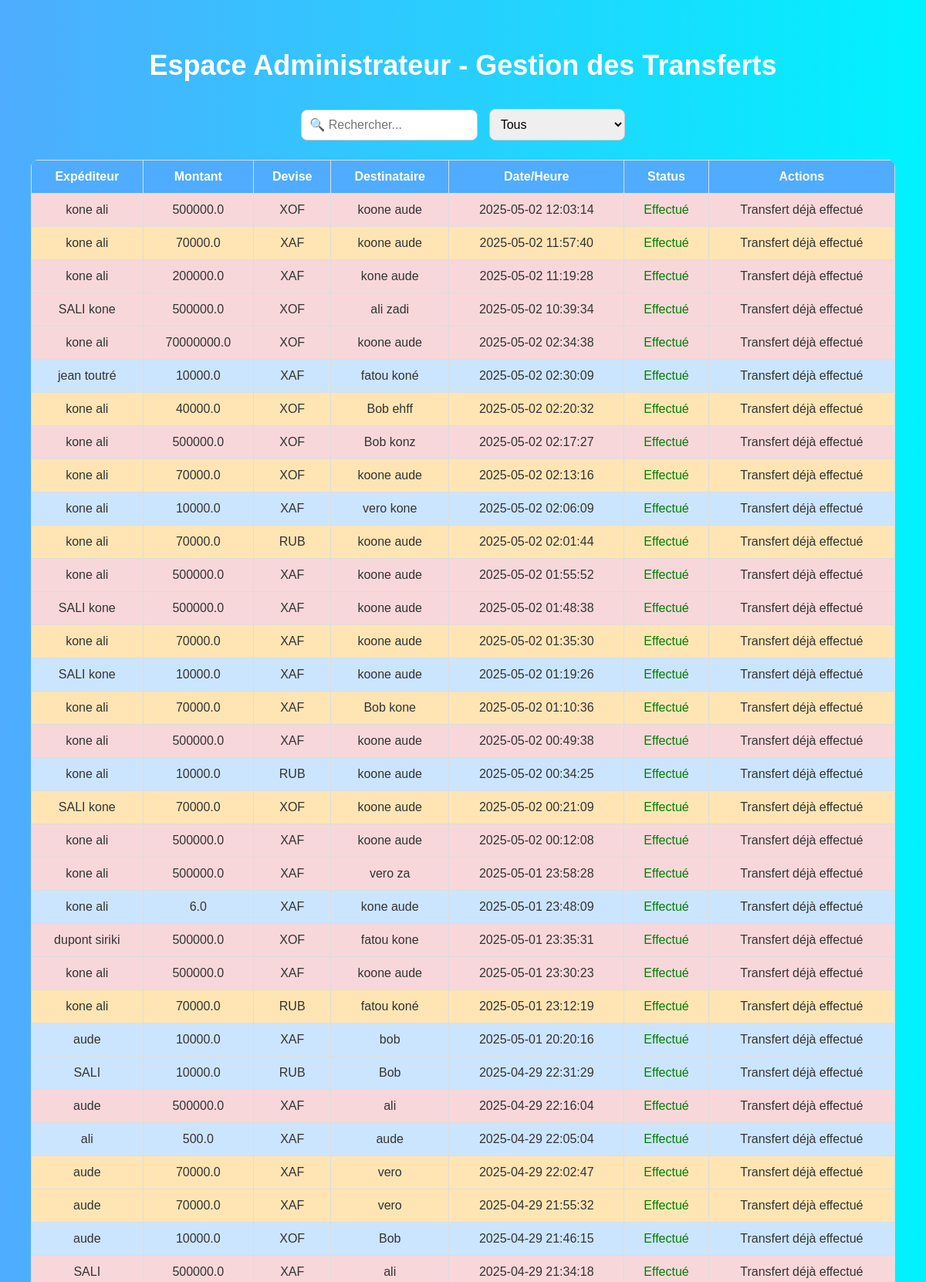
The page /admin_transferts (signed in, upper part) on the database its author committed.
### tables this page shows
CREATE TABLE pending_transfers (
            id INTEGER PRIMARY KEY AUTOINCREMENT,
            sender_name TEXT,
            sender_country TEXT,
            payment_method TEXT,
            amount REAL,
            total_with_fees REAL,
            currency TEXT,
            recipient_name TEXT,
            recipient_phone TEXT,
            recipient_operator TEXT,
            status TEXT DEFAULT 'en_attente',
            created_at TEXT
        , recipient_country TEXT, exchange_rate REAL, converted_amount REAL, numero_expediteur TEXT, currency_dest TEXT);

### app.py (the view)
@app.route('/admin_transferts')
def admin_transferts():
    if 'user_role' not in session or session['user_role'] != 'admin':
        return redirect(url_for('login'))
    conn = sqlite3.connect('transfert.db')
    conn.row_factory = sqlite3.Row
    c = conn.cursor()
    c.execute("SELECT * FROM pending_transfers ORDER BY created_at DESC")
    transferts = c.fetchall()
    conn.close()
    csrf_token = generate_csrf()  # 🔐 Génère le token manuellement
    return render_template('admin_transferts.html', transferts=transferts, csrf_token=csrf_token)

### templates/admin_transferts.html (shortened to what this page needs)
<!DOCTYPE html>
<html lang="fr">
<head>
</head>
<body>
<div class="admin-container">
  <h1 class="admin-title">Espace Administrateur - Gestion des Transferts</h1>
  <div class="search-bar">
    <input type="text" id="searchInput" onkeyup="filterTable()" placeholder="🔍 Rechercher...">
    <select id="statusFilter" onchange="filterTable()">
      <option value="tous">Tous</option>
    </select>
  </div>
  <table class="admin-table" id="transfertTable">
    <thead>
      <tr>
        <th>Expéditeur</th>
        <th>Montant</th>
        <th>Devise</th>
        <th>Destinataire</th>
        <th>Date/Heure</th>
        <th>Status</th>
        <th>Actions</th>
      </tr>
    </thead>
    <tbody>
      {% for transfert in transferts %}
      {% set montant = transfert.amount | float %}
      <tr class="{% if montant <= 30000 %}tr-blue{% elif montant <= 80000 %}tr-orange{% else %}tr-red{% endif %}">
        <td>{{ transfert.sender_name }}</td>
        <td>{{ transfert.amount }}</td>
        <td>{{ transfert.currency }}</td>
        <td>{{ transfert.recipient_name }}</td>
        <td>{{ transfert.created_at }}</td>
        <td>
          {% if transfert.status == 'en_attente' %}
            <span style="color: red;">En attente</span>
          {% elif transfert.status == 'paiement_confirme' %}
            <span style="color: orange;">Paiement confirmé</span>
          {% else %}
            <span style="color: green;">Effectué</span>
          {% endif %}
        </td>
        <td>
          {% if transfert.status in ['en_attente', 'paiement_confirme'] %}
            <button class="admin-button mark-button" data-id="{{ transfert.id }}">Marquer comme effectué</button>
          {% else %}
            <span>Transfert déjà effectué</span>
          {% endif %}
        </td>
      </tr>
      {% endfor %}
    </tbody>
  </table>
</div>
</body>
</html>

### templates/admin_transferts.html (style rules this page uses)
body { font-family: 'Arial', sans-serif; background: linear-gradient(to right, #4facfe, #00f2fe); margin: 0; padding: 0; color: #fff; }
.admin-container { padding: 20px; margin: 20px; }
.admin-title { font-size: 36px; color: #fff; text-align: center; margin-bottom: 30px; }
.search-bar { text-align: center; margin-bottom: 20px; }
.search-bar input, .search-bar select { padding: 10px; margin: 5px; font-size: 16px; border-radius: 8px; border: 1px solid #ccc; }
.admin-table { width: 100%; border-collapse: collapse; background-color: rgba(255,255,255,0.9); border-radius: 10px; overflow: hidden; }
.admin-table th, .admin-table td { padding: 12px; text-align: center; border: 1px solid #ddd; }
.admin-table th { background-color: #4facfe; color: white; }
.admin-table td { color: #333; }
.tr-blue { background-color: #cce5ff !important; }
.tr-orange { background-color: #ffe5b4 !important; }
.tr-red { background-color: #f8d7da !important; }

### rows shown on the page
pending_transfers: status "Effectué"
pending_transfers: status "Effectué"
pending_transfers: status "Effectué"
pending_transfers: status "Effectué"
pending_transfers: status "Effectué"
pending_transfers: status "Effectué"
pending_transfers: status "Effectué"
pending_transfers: status "Effectué"
pending_transfers: status "Effectué"
pending_transfers: status "Effectué"
pending_transfers: status "Effectué"
pending_transfers: status "Effectué"
pending_transfers: status "Effectué"
pending_transfers: status "Effectué"
pending_transfers: status "Effectué"
pending_transfers: status "Effectué"
pending_transfers: status "Effectué"
pending_transfers: status "Effectué"
pending_transfers: status "Effectué"
pending_transfers: status "Effectué"
pending_transfers: status "Effectué"
pending_transfers: status "Effectué"
pending_transfers: status "Effectué"
pending_transfers: status "Effectué"
pending_transfers: status "Effectué"
pending_transfers: status "Effectué"
pending_transfers: status "Effectué"
pending_transfers: status "Effectué"
pending_transfers: status "Effectué"
pending_transfers: status "Effectué"
pending_transfers: status "Effectué"
pending_transfers: status "Effectué"
pending_transfers: status "Effectué"
